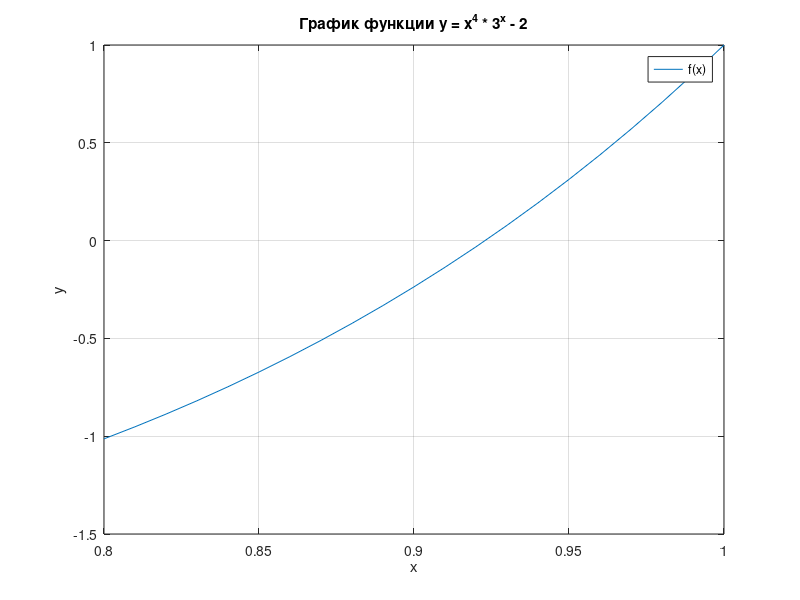
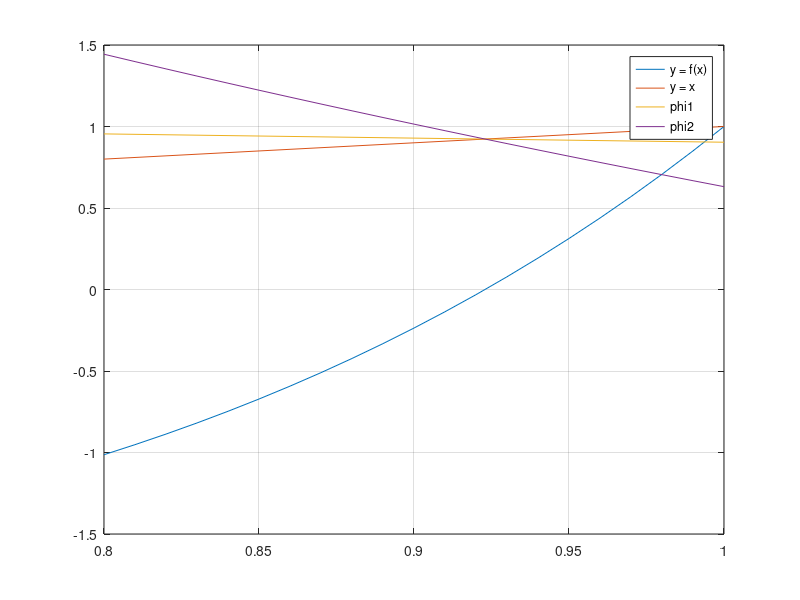
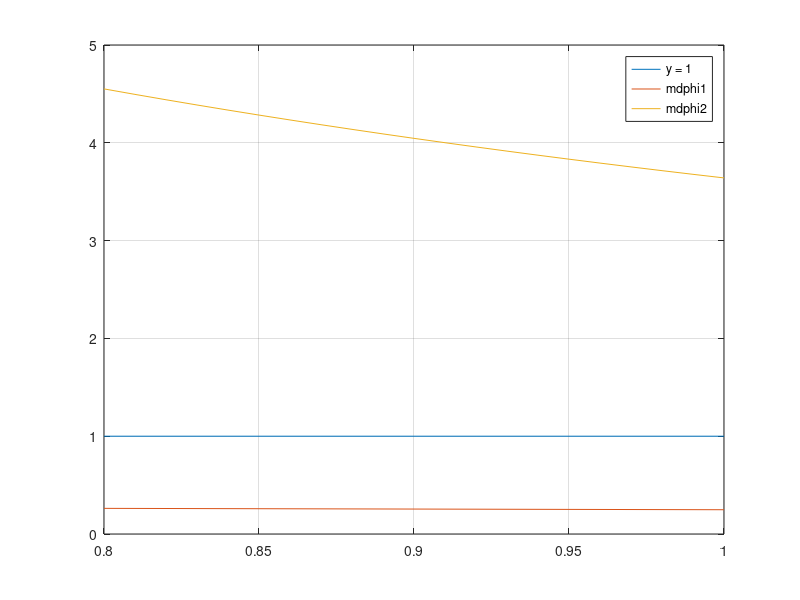
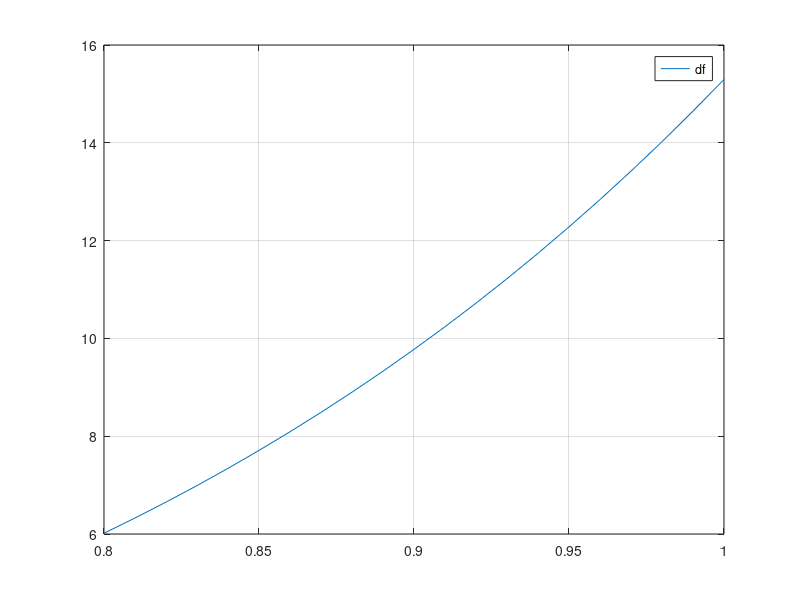

MATLAB code to generate these figures, in order:
eps = 10^(-4);

% 1.1
x = 0.8:0.01:1;
y = x.^4 .* 3.^x - 2;

figure();
plot(x, y);
xlabel('x');
ylabel('y');
title('График функции y = x^4 * 3^x - 2');
grid on;
legend("f(x)");

a = 0.8;
b = 1;


% 1.2
phi1 = (2 ./ 3.^x).^0.25;
phi2 = log(2 ./ x.^4) ./ log(3);


% 1.3
z = x;
figure();
plot(x, y, x, z, x, phi1, x, phi2);
grid on;
legend("y = f(x)", "y = x", "phi1", "phi2");


% 1.4
mdphi1 = abs(-log(3) ./ (2 .* (8 .^ 0.25) .* (3 .^ (0.25 .* x))));
mdphi2 = abs(-4 ./ (x .* log(3)));
y_1_4 = ones(size(x));                                                      % //  y_1_4 = 1

figure();
plot(x, y_1_4, x, mdphi1, x, mdphi2);
grid on;
legend("y = 1", "mdphi1", "mdphi2");


% 1.5
q = 0.248177; % // q = |-log(3) / (2 * (8 ^ 0.25) * (3 ^ (0.25 * x)))| при x = 1; (mdphi1 возрастает на отрезке [a, b])


% 1.6 - 1.7
x0 = a;
k1 = 0;
check = true;
eps_0 = ((1 - q) / q) * eps;

fprintf("\n\n\nЗадание 1:\n");
fprintf("Номер итерации | Корень  | Разность | Точность \n");
while check
    k1 = k1 + 1;
    x0last = x0;
    x0 = (2 / 3 ^ x0) ^ 0.25;

    if abs(x0 - x0last) <= eps_0
        check = false;
    end

    fprintf("___\n");
    fprintf(" %-14d | %7f | %9f | %9f \n", k1, x0, abs(x0 - x0last), eps_0);
end

% 1.8
fprintf("\nКорень, найденный с точностью не меньше чем 𝜀() \n");
x0


% 2.1
df = ((4 .* x .^ 3) .* (3 .^ x)) + ((log(3) .* x .^ 4) .* (3 .^ x));
figure();
plot(x, df);
grid on;
legend("df");


% 2.2
m = ((4 .* a .^ 3) .* (3 .^ a)) + ((log(3) .* a .^ 4) .* (3 .^ a));
M = ((4 .* b .^ 3) .* (3 .^ b)) + ((log(3) .* b .^ 4) .* (3 .^ b));


% 2.3
alpha = 2 / (M + m);
new_q = (M - m) / (M + m);

% 2.4 - 2.5
new_x0 = a;
check = true;
k2 = 0;
eps_0_new = (1 - new_q) / new_q * eps;

fprintf("\n\n\nЗадание 2:\n");
fprintf("Номер итерации | Корень  | Разность | Точность \n");
while check
    k2 = k2 + 1;
    newx0last = new_x0;
    new_x0 = newx0last - alpha * (newx0last^4 * 3^newx0last - 2);
    if abs(new_x0 - newx0last) <= eps_0_new
        check = false;
    end
    fprintf("___\n");
    fprintf(" %-14d | %7f | %9f | %9f \n", k2, new_x0, abs(new_x0 - newx0last), eps_0_new);
end


% 2.6
fprintf("\nКорень, найденный с точностью не меньше чем 𝜀() \n");
new_x0


% 3.1 - 3.2
check = true;
k3 = 0;
nnew_x0 = a;

fprintf("\n\n\nЗадание 3:\n");
fprintf("Номер итерации | Корень  | Разность | Точность \n");
while check
    nnew_x0_last = nnew_x0; 
    k3 = k3 + 1;
    f_val = nnew_x0_last^4 * 3^nnew_x0_last - 2;
    df_val = ((4 * nnew_x0_last^3) * (3^nnew_x0_last)) + ((log(3) * nnew_x0_last^4) * (3^nnew_x0_last));
    nnew_x0 = nnew_x0_last - f_val / df_val;
    if abs(nnew_x0 - nnew_x0_last) <= eps
        check = false;
    end
    fprintf("___\n");
    fprintf(" %-14d | %7f | %9f | %9f \n", k3, nnew_x0, abs(nnew_x0 - nnew_x0_last), eps);
end


% 3.3
fprintf("\nКорень, найденный с точностью не меньше чем 𝜀() \n");
nnew_x0


% 3.4
fprintf("\nКоличество итераций в трех таблицах (k1, k2, k3) сответственно\n");
k1, k2, k3